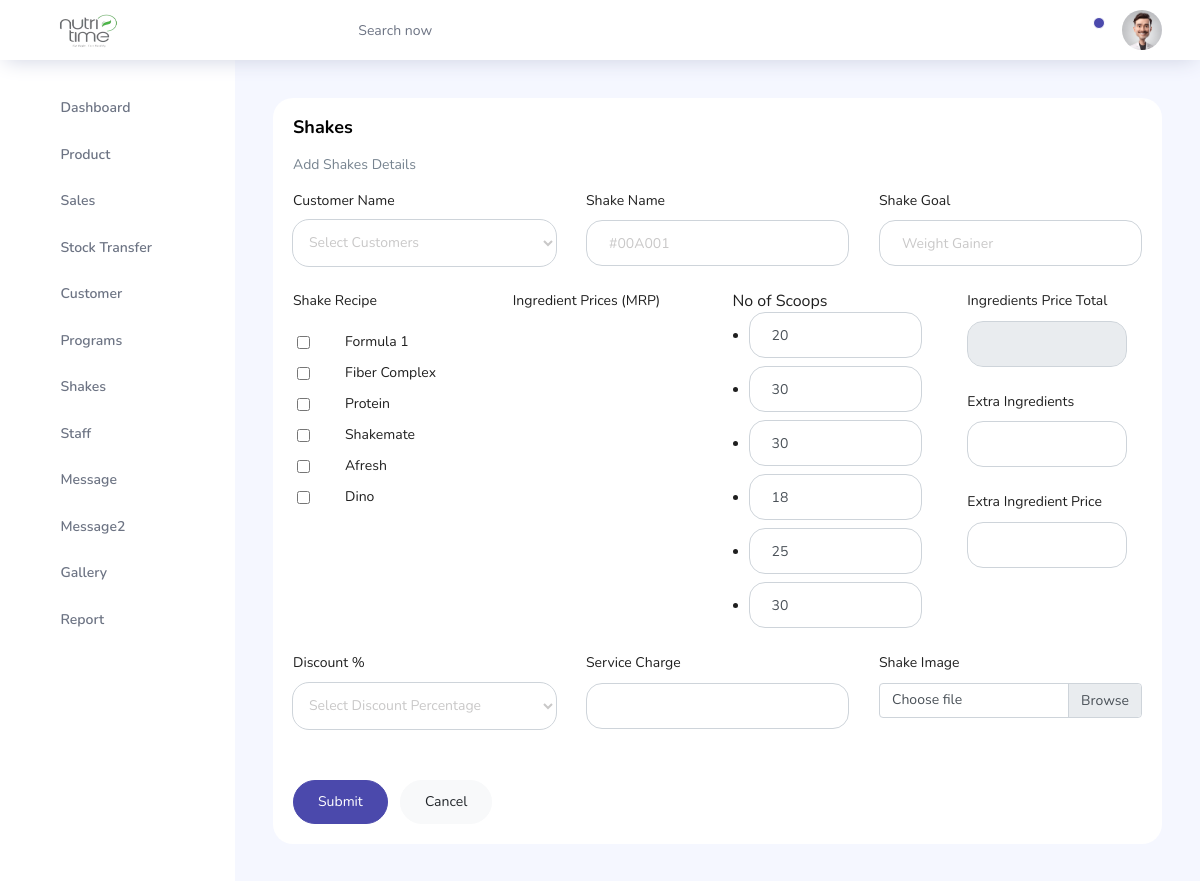
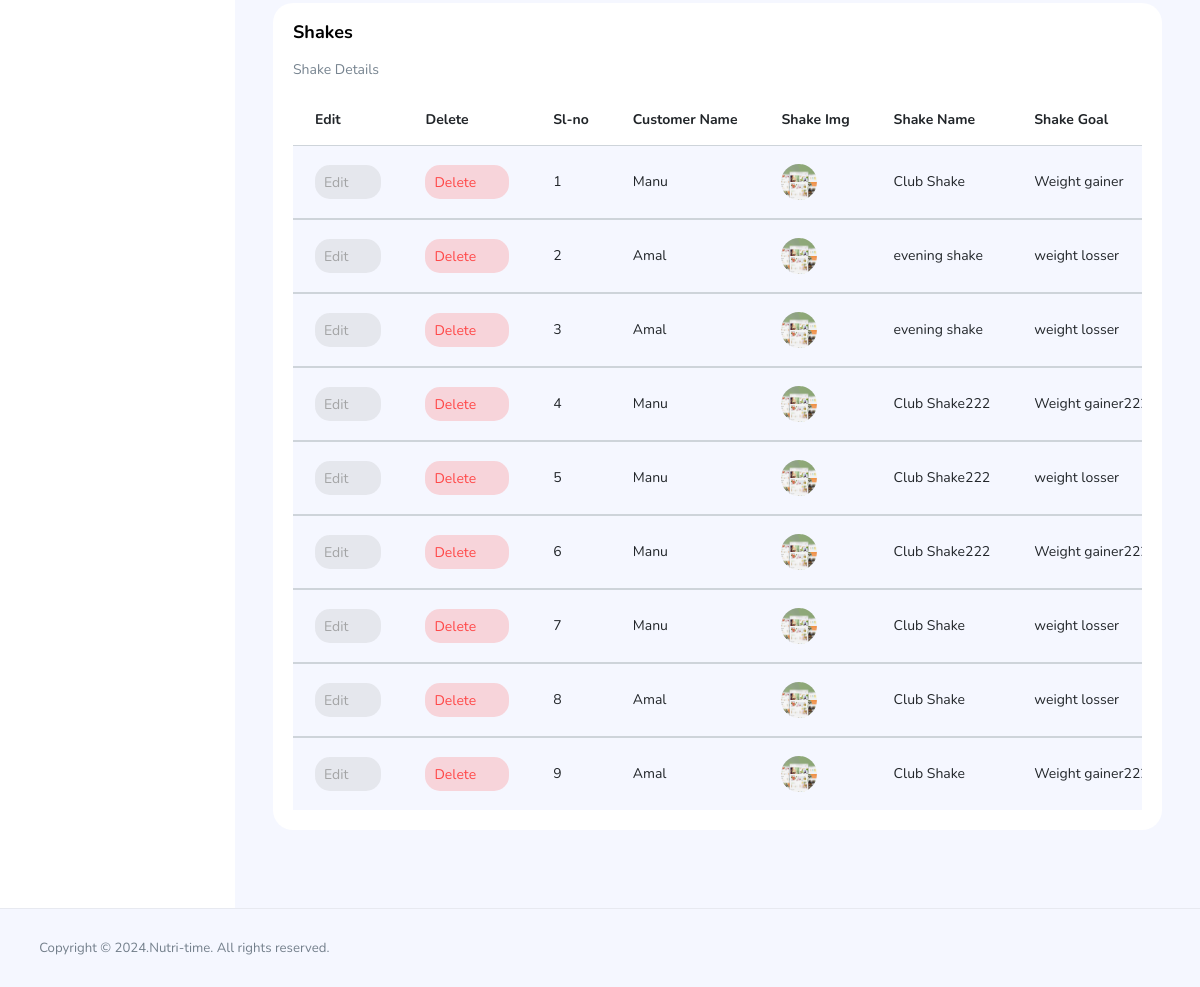
The app's page /Admin/pages/admin-shake.php (signed in) with its own data (2 pictures, top to bottom).
### tables this page shows
CREATE TABLE `price` (
  `pri_id` int(11) NOT NULL,
  `pro_name` varchar(50) NOT NULL,
  `pro_code` varchar(20) NOT NULL,
  `pro_category` varchar(50) NOT NULL,
  `pro_subcat` varchar(50) NOT NULL,
  `pro_mrp` varchar(10) NOT NULL,
  `pro_price` varchar(20) NOT NULL,
  `pro_dis15` varchar(10) NOT NULL,
  `pro_dis25` varchar(10) NOT NULL,
  `pro_dis35` varchar(10) NOT NULL,
  `pro_dis42` varchar(10) NOT NULL,
  `pro_dis50` varchar(10) NOT NULL,
  `pro_vp` varchar(100) NOT NULL,
  `pro_vptotal` varchar(10) NOT NULL,
  `pro_scoop` varchar(10) NOT NULL,
  `pro_scoop15` varchar(10) NOT NULL,
  `pro_scoop25` varchar(10) NOT NULL,
  `pro_scoop35` varchar(10) NOT NULL,
  `pro_scoop42` varchar(10) NOT NULL,
  `pro_scoop50` varchar(10) NOT NULL,
  `pro_quantity` varchar(10) NOT NULL,
  `pro_curquantity` varchar(10) NOT NULL,
  `pro_hsn` varchar(200) NOT NULL,
  `pro_img` varchar(100) NOT NULL
);

CREATE TABLE `shake` (
  `shake_id` int(11) NOT NULL,
  `shake_name` varchar(100) NOT NULL,
  `customer_id` int(10) NOT NULL,
  `customer_name` varchar(100) NOT NULL,
  `shake_goal` varchar(100) NOT NULL,
  `shake_recipes` varchar(200) NOT NULL,
  `shake_mrp` varchar(100) NOT NULL,
  `shake_scoops` varchar(100) NOT NULL,
  `shake_extra` varchar(25) NOT NULL,
  `shake_extraprice` varchar(10) NOT NULL,
  `shake_discount` varchar(50) NOT NULL,
  `shake_expence` varchar(25) NOT NULL,
  `shake_total` varchar(50) NOT NULL,
  `shake_image` varchar(100) NOT NULL
);

### Admin/pages/admin-shake.php (the view, shortened to what this page needs)
<?php
include './connect.php';
$sh_reci1 = $pro_id = $sh_name1 = $sh_goal1 = $sh_extra1 = $sh_extraprice1 = $sh_expen1 = $sh_raw1 = $sh_disc1 = $sh_id = '';
?>
<!DOCTYPE html>
<html lang="en">
<head>
  <link rel="stylesheet" href="../vendors/feather/feather.css">
  <link rel="stylesheet" href="../vendors/ti-icons/css/themify-icons.css">
  <link rel="stylesheet" href="../vendors/css/vendor.bundle.base.css">
  <link rel="stylesheet" href="../css/vertical-layout-light/style.css">
</head>
<body>
  <div class="container-scroller">
    <?php
    include './topbar.php';
    ?>
    <div class="main-panel">
      <div class="content-wrapper">
        <div class="row">
          <div class="col-12 grid-margin stretch-card">
            <div class="card">
              <div class="card-body">
                <h1 class="card-title">Shakes</h1>
                <p class="card-description">Add Shakes Details</p>
                <form method="post" enctype="multipart/form-data" class="forms-sample">
                  <div class="row">
                    <div class="col">
                      <div class="form-group">
                        <label>Customer Name</label>
                        <select class="form-control" style="border-radius: 16px;" name="cusname">
                          <option selected>Select Customers</option>
                        </select>
                      </div>
                    </div>
                    <div class="col">
                      <div class="form-group">
                        <label>Shake Name</label>
                        <input type="text" class="form-control" style="border-radius: 16px;" placeholder="#00A001" name="shname" value="<?php echo $sh_name1; ?>" required>
                      </div>
                    </div>
                    <div class="col">
                      <div class="form-group">
                        <label>Shake Goal</label>
                        <input type="text" class="form-control" style="border-radius: 16px;" placeholder="Weight Gainer" name="shgoal" value="<?php echo $sh_goal1; ?>" required>
                      </div>
                    </div>
                  </div>
                  <div class="row">
                    <div class="col">
                      <div class="form-group">
                        <label for="exampleSelectGender">Shake Recipe</label><br>
                        <?php
                        $query = mysqli_query($conn, "SELECT * FROM price");
                        while ($row = mysqli_fetch_assoc($query)) {
                          $pro_name = $row["pro_name"];
                        ?>
                          <div class="form-check ml-4">
                            <input class="form-check-input" type="checkbox" name="shrecipe[]" value="<?php echo $pro_name; ?>" onchange="displayIngredientPrices()">
                            <label class="form-check-label"><?php echo $pro_name; ?></label>
                          </div>
                        <?php } ?>
                      </div>
                    </div>
                    <div class="col">
                      <div class="form-group">
                        <label>Ingredient Prices (MRP)</label>
                      </div>
                    </div>
                    <div class="col">
                      <div class="form-group">
                        No of Scoops
                        <ul>
                          <?php
                          $query = mysqli_query($conn, "SELECT * FROM price");
                          while ($row = mysqli_fetch_assoc($query)) {
                            $pro_name = $row["pro_name"];
                            $pro_scoop = $row["pro_scoop"];
                          ?>
                            <li>
                              <div class="form-group mb-2">
                                <input type="number" class="form-control" style="border-radius: 16px;" style="height: 8px; width: aut0;" name="<?php echo $pro_name; ?>_scoops" value="<?php echo $pro_scoop; ?>">
                              </div>
                            </li>
                          <?php } ?>
                        </ul>
                      </div>
                    </div>
                    <div class="col">
                      <div class="col">
                        <div class="form-group">
                          <label>Ingredients Price Total</label>
                          <input type="text" class="form-control" style="border-radius: 16px;" id="ingredientsPriceTotal" name="shmrp" readonly required>
                        </div>
                      </div>
                      <div class="col">
                        <div class="form-group">
                          <label>Extra Ingredients</label>
                          <input type="text" class="form-control" style="border-radius: 16px;" name="shextra" value="<?php echo $sh_extra1; ?>" required>
                        </div>
                      </div>
                      <div class="col">
                        <div class="form-group">
                          <label>Extra Ingredient Price</label>
                          <input type="text" class="form-control" style="border-radius: 16px;" name="shextra_price" value="<?php echo $sh_extraprice1; ?>" required>
                        </div>
                      </div>
                    </div>
                  </div>
                  <div class="row">
                    <div class="col">
                      <div class="form-group">
                        <label>Discount %</label>
                        <select class="form-control" style="border-radius: 16px;" name="shdiscount" required>
                          <option selected>Select Discount Percentage</option>
                        </select>
                      </div>
                    </div>
                    <div class="col">
                      <div class="form-group">
                        <label>Service Charge</label>
                        <input type="text" class="form-control" style="border-radius: 16px;" name="shcharge" value="<?php echo $sh_expen1; ?>" required>
                      </div>
                    </div>
                    <div class="col">
                      <div class="form-group">
                        <label>Shake Image</label>
                        <div class="input-group mb-3">
                          <label class="input-group-text custom-file-label" for="inputGroupFile01">Choose file</label>
                        </div>
                      </div>
                    </div>
                  </div>
                  <input type="submit" class="btn btn-primary mr-2 rounded-pill" name="submitsh" value="Submit">
                  <a href="./admin-shake.php" class="btn btn-light rounded-pill">Cancel</a>
                </form>
              </div>
            </div>
          </div>
          <div class="col-lg-12 grid-margin stretch-card">
            <div class="card">
              <div class="card-body">
                <h4 class="card-title">Shakes</h4>
                <p class="card-description">Shake Details</p>
                <div class="table-responsive">
                  <table class="table table-striped">
                    <thead>
                      <tr>
                        <th>Edit</th>
                        <th>Delete</th>
                        <th>Sl-no</th>
                        <th>Customer Name</th>
                        <th>Shake Img</th>
                        <th>Shake Name</th>
                        <th>Shake Goal</th>
                      </tr>
                    </thead>
                    <?php
                    $sql = mysqli_query($conn, "SELECT * FROM shake ORDER BY shake_id ");
                    $serialNo = 1;
                    while ($row = mysqli_fetch_assoc($sql)) {
                      $sh_id = $row['shake_id'];
                      $cu_name = $row['customer_name'];
                      $sh_img = $row['shake_image'];
                      $sh_name = $row['shake_name'];
                      $sh_goal = $row['shake_goal'];
                    ?>
                      <tbody>
                        <tr>
                          <td>
                            <a href="admin-shake.php?sid=<?php echo $sh_id; ?>" class="btn btn-inverse-secondary btn-icon-text p-2">Edit
                              <i class="ti-pencil-alt btn-icon-append"></i>
                            </a>
                          </td>
                          <td>
                            <a href="admin-shake.php?sd_id=<?php echo $sh_id; ?>" class="btn btn-inverse-danger btn-icon-text p-2">Delete
                              <i class="ti-trash btn-icon-prepend"></i>
                            </a>
                          </td>
                          <td class="py-1"><?php echo $serialNo++; ?></td>
                          <td><?php echo $cu_name; ?></td>
                          <td><img src="../images/shake/<?php echo $sh_img; ?>" alt="" width="50" class="rounded-circle"></td>
                          <td><?php echo $sh_name; ?></td>
                          <td><?php echo $sh_goal; ?></td>
                        </tr>
                      </tbody>
                    <?php
                    }
                    ?>
                  </table>
                </div>
              </div>
            </div>
          </div>
        </div>
      </div>
    </div>
  </div>
  <footer class="footer">
    <div class="d-sm-flex justify-content-center justify-content-sm-between">
      <span class="text-muted text-center text-sm-left d-block d-sm-inline-block">Copyright © 2024.Nutri-time. All rights reserved.</span>
    </div>
  </footer>
  </div>
</body>
</html>

### Admin/pages/topbar.php (shortened to what this page needs)
<nav class="navbar col-lg-12 col-12 p-0 fixed-top d-flex flex-row">
      <div class="text-center navbar-brand-wrapper d-flex align-items-center justify-content-center">
        <a class="navbar-brand brand-logo mr-5" href="admin-dashboard.php"><img src="../images/icon.png" class="mr-2" alt="logo" width="90"/></a>
      </div>
      <div class="navbar-menu-wrapper d-flex align-items-center justify-content-end">
        <button class="navbar-toggler navbar-toggler align-self-center" type="button" data-toggle="minimize">
          <span class="icon-menu"></span>
        </button>
        <ul class="navbar-nav mr-lg-2">
          <li class="nav-item nav-search d-none d-lg-block">
            <div class="input-group">
              <div class="input-group-prepend hover-cursor" id="navbar-search-icon">
                <span class="input-group-text" id="search">
                  <i class="icon-search"></i>
                </span>
              </div>
              <input type="text" class="form-control" id="navbar-search-input" placeholder="Search now" aria-label="search" aria-describedby="search">
            </div>
          </li>
        </ul>
        <ul class="navbar-nav navbar-nav-right">
          <li class="nav-item dropdown">
            <a class="nav-link count-indicator dropdown-toggle" id="notificationDropdown" href="#" data-toggle="dropdown">
              <i class="icon-bell mx-0"></i>
              <span class="count"></span>
            </a>
          </li>
          <li class="nav-item nav-profile dropdown">
            <a class="nav-link dropdown-toggle" href="#" data-toggle="dropdown" id="profileDropdown">
              <img src="../images/user.jpg" alt="profile"/>
            </a>
          </li>
        </ul>
      </div>
</nav>
    <div class="container-fluid page-body-wrapper">
      <nav class="sidebar sidebar-offcanvas" id="sidebar">
        <ul class="nav">
          <li class="nav-item">
            <a class="nav-link" href="admin-dashboard.php">
              <i class="icon-grid menu-icon"></i>
              <span class="menu-title">Dashboard</span>
              <i class="menu-arrow"></i>
            </a>
          </li>
          <li class="nav-item">
            <a class="nav-link" data-toggle="collapse" href="#pricing" aria-expanded="false" aria-controls="pricing">
              <i class="icon-bar-graph menu-icon"></i>
              <span class="menu-title">Product</span>
              <i class="menu-arrow"></i>
            </a>
          </li>
          <li class="nav-item">
            <a class="nav-link" href="admin-sales.php">
              <i class="icon-columns menu-icon"></i>
              <span class="menu-title">Sales</span>
              <i class="menu-arrow"></i>
            </a>
          </li>
          <li class="nav-item">
            <a class="nav-link" href="admin-stocktrans.php">
              <i class="icon-columns menu-icon"></i>
              <span class="menu-title">Stock Transfer</span>
              <i class="menu-arrow"></i>
            </a>
          </li>
          <li class="nav-item">
            <a class="nav-link" href="admin-customer.php">
              <i class="icon-columns menu-icon"></i>
              <span class="menu-title">Customer</span>
              <i class="menu-arrow"></i>
            </a>
          </li>
          <li class="nav-item">
            <a class="nav-link" data-toggle="collapse" href="#program" aria-expanded="false" aria-controls="program">
              <i class="icon-bar-graph menu-icon"></i>
              <span class="menu-title">Programs</span>
              <i class="menu-arrow"></i>
            </a>
          </li>
          <li class="nav-item">
            <a class="nav-link" href="admin-shake.php">
              <i class="icon-grid-2 menu-icon"></i>
              <span class="menu-title">Shakes</span>
              <i class="menu-arrow"></i>
            </a>
          </li>
          <li class="nav-item">
            <a class="nav-link" href="admin-staff.php">
              <i class="icon-ban menu-icon"></i>
              <span class="menu-title">Staff</span>
              <i class="menu-arrow"></i>
            </a>
          </li>
          <li class="nav-item">
            <a class="nav-link" href="admin-message.php">
              <i class="ti-share menu-icon"></i>
              <span class="menu-title">Message</span>
              <i class="menu-arrow"></i>
            </a>
          </li>
          <li class="nav-item">
            <a class="nav-link" href="admin-message2.php">
              <i class="ti-share menu-icon"></i>
              <span class="menu-title">Message2</span>
              <i class="menu-arrow"></i>
            </a>
          </li>
          <li class="nav-item">
            <a class="nav-link" href="admin-gallery.php">
              <i class="ti-share menu-icon"></i>
              <span class="menu-title">Gallery</span>
              <i class="menu-arrow"></i>
            </a>
          </li>
          <li class="nav-item">
            <a class="nav-link" href="admin-report.php">
              <i class="ti-share menu-icon"></i>
              <span class="menu-title">Report</span>
              <i class="menu-arrow"></i>
            </a>
          </li>
        </ul>
      </nav>

### records on screen
price: pro_name "Formula 1", pro_scoop "20"
price: pro_name "Fiber Complex", pro_scoop "30"
price: pro_name "Protein", pro_scoop "30"
price: pro_name "Shakemate", pro_scoop "18"
price: pro_name "Afresh", pro_scoop "25"
price: pro_name "Dino", pro_scoop "30"
shake: customer_name "Manu", shake_image (picture), shake_name "Club Shake", shake_goal "Weight gainer"
shake: customer_name "Amal", shake_image (picture), shake_name "evening shake", shake_goal "weight losser"
shake: customer_name "Amal", shake_image (picture), shake_name "evening shake", shake_goal "weight losser"
shake: customer_name "Manu", shake_image (picture), shake_name "Club Shake222", shake_goal "Weight…"
shake: customer_name "Manu", shake_image (picture), shake_name "Club Shake222", shake_goal "weight losser"
shake: customer_name "Manu", shake_image (picture), shake_name "Club Shake222", shake_goal "Weight…"
shake: customer_name "Manu", shake_image (picture), shake_name "Club Shake", shake_goal "weight losser"
shake: customer_name "Amal", shake_image (picture), shake_name "Club Shake", shake_goal "weight losser"
shake: customer_name "Amal", shake_image (picture), shake_name "Club Shake", shake_goal "Weight…"
